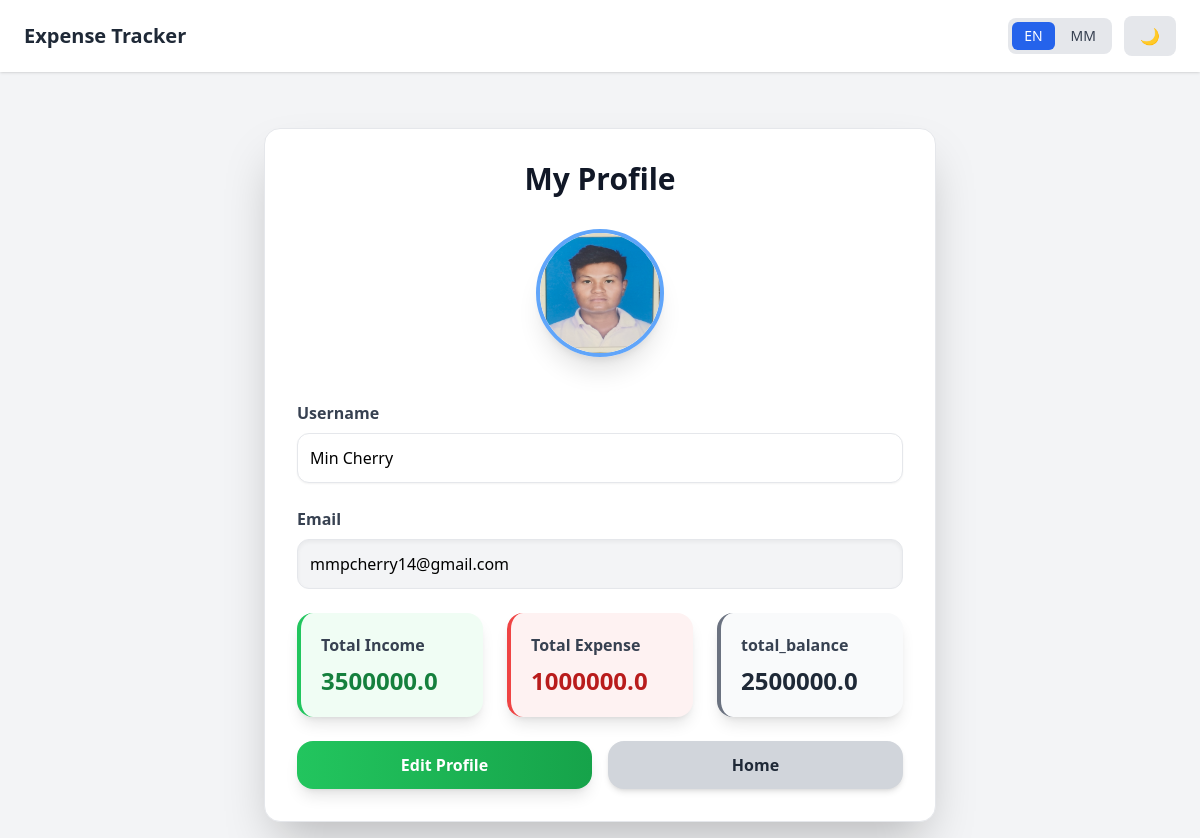
The app's page /profile (signed in) with its own data.
### tables this page shows
CREATE TABLE users(
        id INTEGER PRIMARY KEY AUTOINCREMENT,
        username TEXT UNIQUE NOT NULL,
        email TEXT UNIQUE NOT NULL,
        password TEXT NOT NULL,
        avatar TEXT
        
    );

### app.py (the view)
@app.route("/profile", methods=["GET", "POST"])
def profile():
    if "user_id" not in session:
        return redirect(url_for("login"))
    user_id = session["user_id"]
    conn = sqlite3.connect(DB_NAME)
    conn.row_factory = sqlite3.Row
    cursor = conn.cursor()
    cursor.execute("SELECT username, email, avatar FROM users WHERE id=?", (user_id,))
    user = cursor.fetchone()
    if not user:
        conn.close()
        flash("User not found!", "danger")
        return redirect(url_for("dashboard"))
    cursor.execute("SELECT SUM(amount) as total_income FROM income WHERE user_id=?", (user_id,))
    total_income_row = cursor.fetchone()
    total_income = total_income_row["total_income"] if total_income_row["total_income"] else 0
    cursor.execute("SELECT SUM(amount) as total_expense FROM expenses WHERE user_id=?", (user_id,))
    total_expense_row = cursor.fetchone()
    total_expense = total_expense_row["total_expense"] if total_expense_row["total_expense"] else 0
    balance = total_income - total_expense
    conn.close()
    return render_template(
        "profile.html",
        user=user,
        total_income=total_income,
        total_expense=total_expense,
        balance=balance
    )

### app.py (called while the page is built, shortened)
def t(key, is_user_data=False):
    lang = session.get('language', 'en')
    translated = LANGUAGES.get(lang, LANGUAGES['en']).get(key)
    if translated:
        return translated
    if lang == 'mm' and key:
        try:
            return translator.translate(key, dest='my').text
        except:
            return key
    return key

@app.context_processor
def inject_translate():
    return dict(t=t)

### templates/profile.html
{% extends "base.html" %}
{% block content %}
<div class="max-w-2xl mx-auto bg-white p-8 rounded-2xl shadow-2xl mt-10 border border-gray-200">
  <h1 class="text-3xl font-extrabold mb-8 text-center text-gray-900">
    {{ t("user_profile") }}
  </h1>
  <div class="flex flex-col items-center mb-8 relative group">
    {% if user[2] %}
      <img src="{{ url_for('static', filename='uploads/' + user[2]) }}"
           class="w-32 h-32 rounded-full mb-3 border-4 border-blue-400 shadow-xl transition-transform duration-300 transform hover:scale-105" />
    {% else %}
      <div class="w-32 h-32 rounded-full bg-gray-200 flex items-center justify-center mb-3 border-4 border-gray-300 shadow-xl text-gray-500 font-bold text-lg transition-transform duration-300 group-hover:scale-105">
        N/A
      </div>
    {% endif %}
  </div>
  <form method="POST" enctype="multipart/form-data" class="space-y-6">
    <div>
      <label class="block font-semibold mb-2 text-gray-700">{{ t("username") }}</label>
      <input type="text" name="username"
             value="{{ user[0] }}"
             placeholder="{{ t('enter_username') }}"
             class="w-full border p-3 rounded-xl focus:outline-none focus:ring-2 focus:ring-blue-400 shadow-sm transition"
             required />
    </div>
    <div>
      <label class="block font-semibold mb-2 text-gray-700">{{ t("email") }}</label>
      <input type="email"
             value="{{ user[1] }}"
             readonly
             class="w-full border p-3 rounded-xl bg-gray-100 cursor-not-allowed shadow-inner" />
    </div>
    <div class="grid grid-cols-1 md:grid-cols-3 gap-6 mt-6">
      <div class="bg-green-50 p-5 rounded-2xl shadow-lg hover:shadow-2xl transition transform hover:-translate-y-1 hover:scale-105 cursor-pointer border-l-4 border-green-500">
        <h3 class="text-gray-700 font-semibold mb-2">{{ t("total_income") }}</h3>
        <p class="text-2xl font-bold text-green-700">{{ total_income | default(0) }}</p>
      </div>
      <div class="bg-red-50 p-5 rounded-2xl shadow-lg hover:shadow-2xl transition transform hover:-translate-y-1 hover:scale-105 cursor-pointer border-l-4 border-red-500">
        <h3 class="text-gray-700 font-semibold mb-2">{{ t("total_expense") }}</h3>
        <p class="text-2xl font-bold text-red-700">{{ total_expense | default(0) }}</p>
      </div>
      <div class="bg-gray-50 p-5 rounded-2xl shadow-lg hover:shadow-2xl transition transform hover:-translate-y-1 hover:scale-105 cursor-pointer border-l-4 border-gray-500">
        <h3 class="text-gray-700 font-semibold mb-2">{{ t("total_balance") }}</h3>
        <p class="text-2xl font-bold text-gray-800">{{ balance | default(0) }}</p>
      </div>
    </div>
    <div class="flex flex-col sm:flex-row gap-4 mt-8">
      <a href="{{ url_for('edit_profile') }}"
         class="flex-1 bg-gradient-to-r from-green-500 to-green-600 hover:from-green-600 hover:to-green-700 text-white py-3 rounded-2xl text-center font-semibold shadow-lg transition transform hover:-translate-y-1 hover:scale-105">
         {{ t("edit_profile") }}
      </a>
      <a href="{{ url_for('dashboard') }}"
         class="flex-1 bg-gray-300 hover:bg-gray-400 text-gray-800 py-3 rounded-2xl text-center font-semibold shadow-md transition transform hover:-translate-y-1 hover:scale-105">
         {{ t("cancel_edit") }}
      </a>
    </div>
  </form>
</div>
{% endblock %}

### templates/base.html (shortened to what this page needs)
<!doctype html>
<html lang="{% if session.get('language') == 'mm' %}my{% else %}en{% endif %}">
<head>
  <script src="https://cdn.tailwindcss.com"></script>
</head>
<body class="bg-gray-100 dark:bg-gray-900 min-h-screen transition-colors duration-300">
<div class="flex justify-between items-center px-6 py-4 bg-white dark:bg-gray-800 shadow">
  <h1 class="text-xl font-bold text-gray-800 dark:text-white">
    {{ t("app_title") }}
  </h1>
  <div class="flex items-center gap-3">
    <div class="flex gap-1 bg-gray-200 dark:bg-gray-700 rounded-lg p-1">
      <a href="{{ url_for('set_lang', lang='en') }}"
         class="px-3 py-1 text-sm rounded-md transition
         {% if session.get('language','en') == 'en' %} bg-blue-600 text-white {% else %} text-gray-700 dark:text-gray-200 {% endif %}">
        EN
      </a>
      <a href="{{ url_for('set_lang', lang='mm') }}"
         class="px-3 py-1 text-sm rounded-md transition
         {% if session.get('language') == 'mm' %} bg-blue-600 text-white {% else %} text-gray-700 dark:text-gray-200 {% endif %}">
        MM
      </a>
    </div>
    <button id="themeToggle" class="px-4 py-2 rounded-lg bg-gray-200 dark:bg-gray-700 text-gray-800 dark:text-white transition">
      🌙
    </button>
  </div>
</div>
<div class="container mx-auto p-4">
  {% block content %}{% endblock %}
</div>
</body>
</html>

### records on screen
users: avatar (picture), username "Min Cherry", email "mmpcherry14@gmail.com"

### other values on screen
{{ t("app_title") }} "Expense Tracker"
{{ t("user_profile") }} "My Profile"
{{ t("username") }} "Username"
{{ t("email") }} "Email"
{{ t("total_income") }} "Total Income"
{{ total_income | default(0) }} "3500000.0"
{{ t("total_expense") }} "Total Expense"
{{ total_expense | default(0) }} "1000000.0"
{{ t("total_balance") }} "total_balance"
{{ balance | default(0) }} "2500000.0"
{{ t("edit_profile") }} "Edit Profile"
{{ t("cancel_edit") }} "Home"
